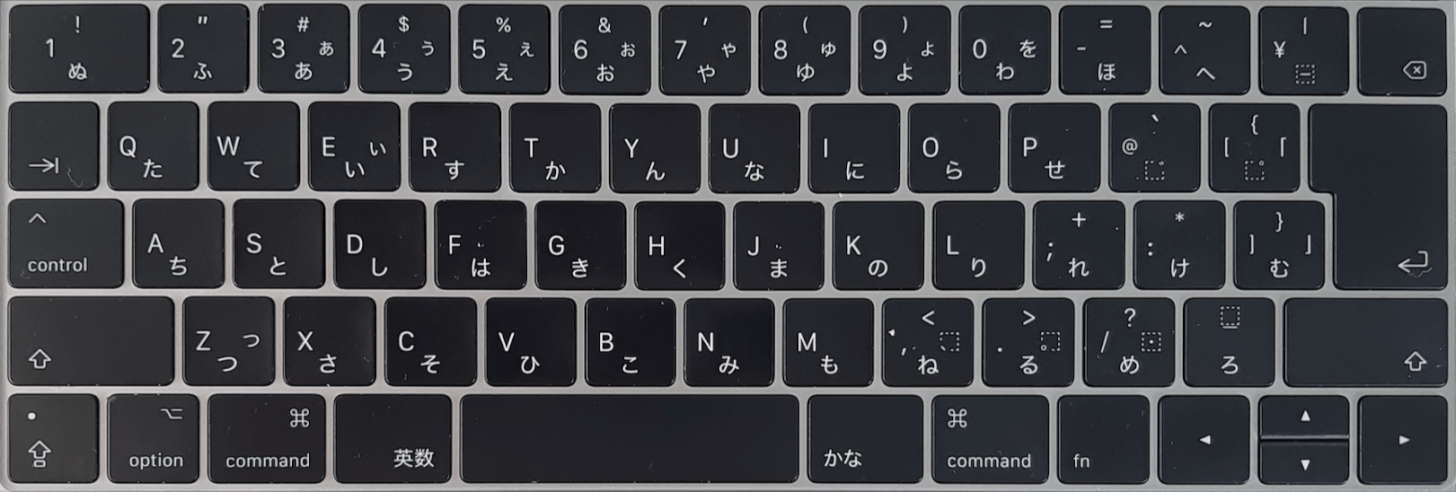
//> input picture 8/issue08/keyboard.png, 1456 x 492 px
$ ./kadai   (built with g++ and OpenCV 4)
//> lines starting //> are read from the running program, lines starting //| are printed output that depends on the picture; after the words box and inside, x2 and y2 are one past the last pixel; in counts of white or black regions, pixels touching at a corner belong together
#include <iostream>
#include <opencv2/opencv.hpp>

int main() {
    // 画像の読み込み
    cv::Mat image = cv::imread("keyboard.png", cv::IMREAD_GRAYSCALE);
//> image: 492 rows x 1456 cols, CV_8UC1; min 1, max 229, mean 62.6

    // 二値化処理
    cv::Mat binaryImage;
    cv::threshold(image, binaryImage, 0, 255, cv::THRESH_BINARY_INV | cv::THRESH_OTSU);
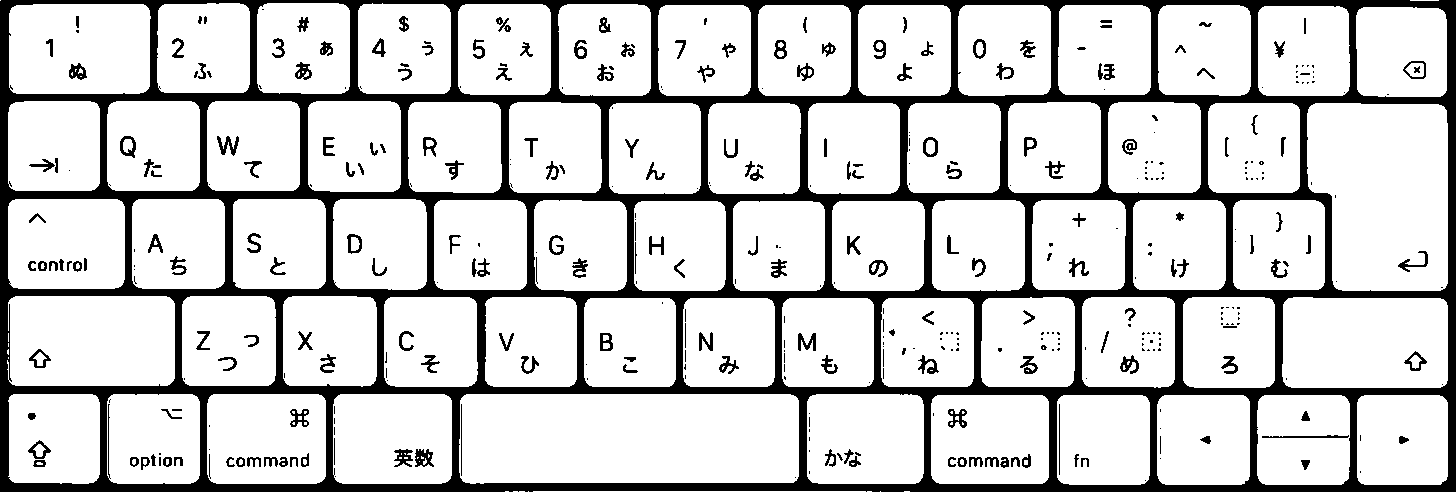
//> binaryImage: 492 rows x 1456 cols, CV_8UC1; 81.6% white; 410 black regions (209 under 20 px)

    // 輪郭検出
    std::vector<std::vector<cv::Point>> contours;
    cv::findContours(binaryImage, contours, cv::RETR_EXTERNAL, cv::CHAIN_APPROX_SIMPLE);
//> contours = 79 contours, 14 with area under 20; largest, box (x1, y1, x2, y2) and area: (459, 394, 799, 484) 29731, (1307, 103, 1448, 291) 23504, (1282, 297, 1448, 388) 14563, (7, 296, 175, 386) 14542, (9, 4, 151, 94) 12359

    // フィルタリング処理：小さな輪郭を削除
    std::vector<std::vector<cv::Point>> filteredContours;
    int minContourArea = 50; // フィルタリングする輪郭の最小面積
    for (const auto& contour : contours) {
        double contourArea = cv::contourArea(contour);
        if (contourArea >= minContourArea) {
            filteredContours.push_back(contour);
        }
    }
//> this loop made 79 passes
//> contourArea on passes 9, 10, 11, 12, 13, 14, 15, 16, 17, 18, 19, 24: 7930.5, 8059, 8100.5, 8106, 10228.5, 10218.5, 29731, 10411.5, 10419, 8099, 7888, 8008.5

    // キーの個数を出力
    int keyCount = filteredContours.size();
//> keyCount = 65
    std::cout << "キーの個数: " << keyCount << std::endl;
//| キーの個数: 65

    return 0;
}
